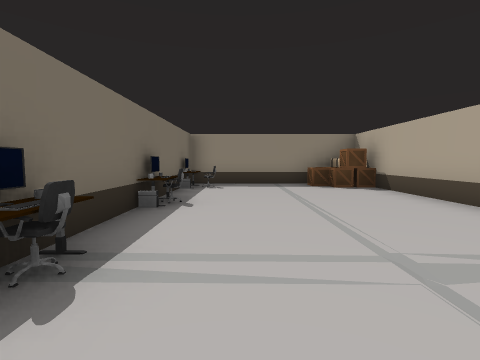
View 1 (above)

24 first-person views from a walk through a scene from a Unity 3-D project. The camera is 1.3 m above the floor, tilts 4° down and sees 85° across. Doors are open. The floor is counted in squares, 2 m on a side. Each view is taken from the middle of a square. On the plan, view 1 faces up. The plan holds only what a view shows up to about 9 squares ahead; the rest is blank. The place goes on beyond the plan. The player character is not drawn.

View 2
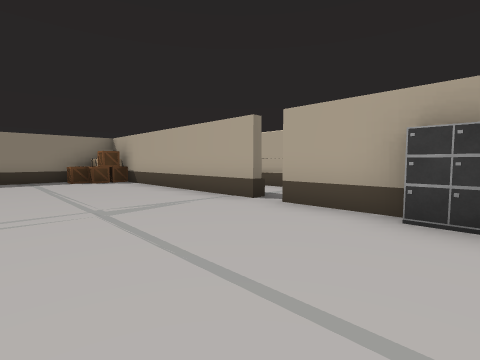

View 3
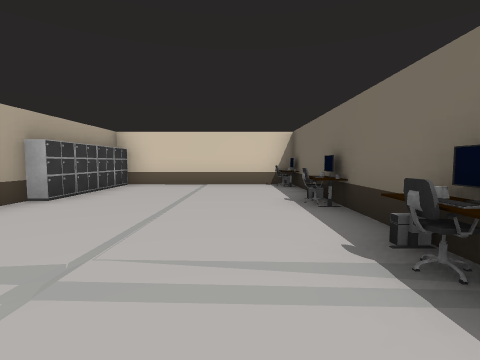

View 4
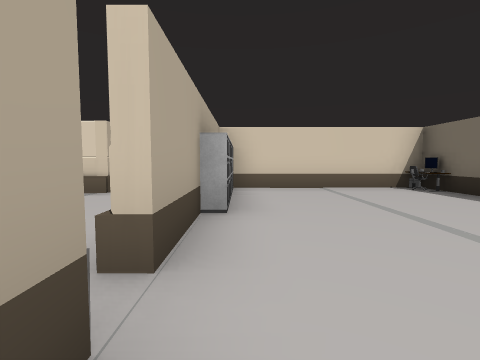

View 5
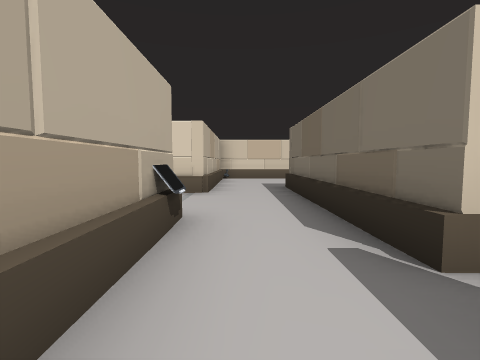

View 6
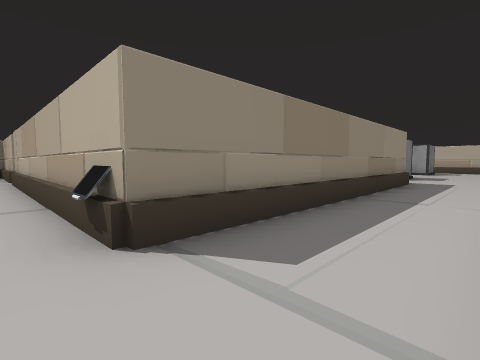

View 7
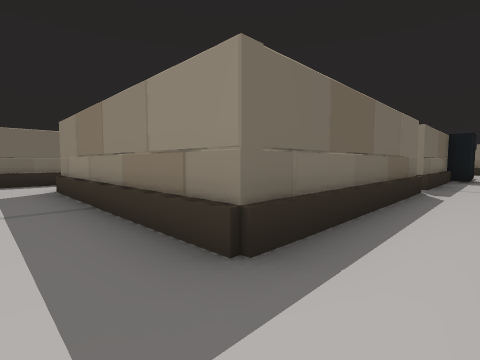

View 8
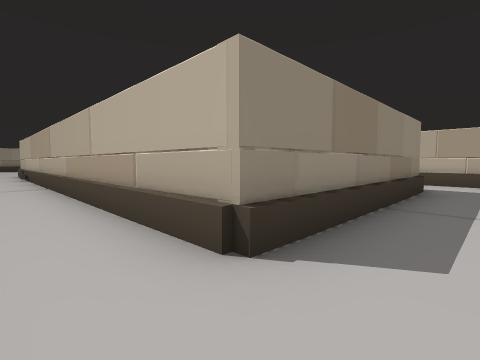

View 9
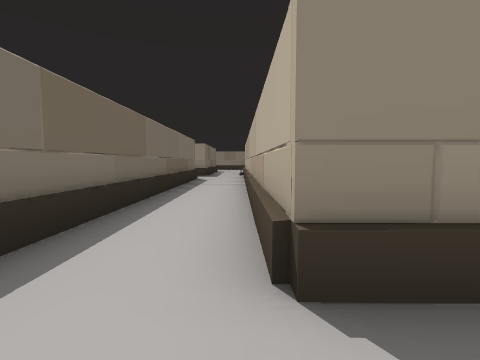

View 10
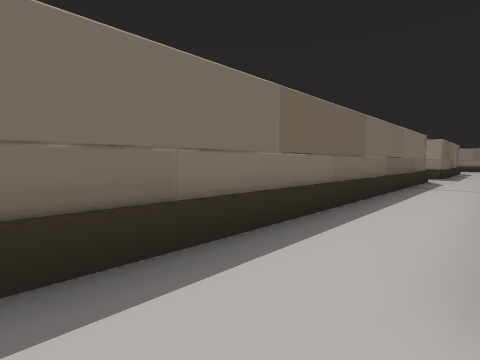

View 11
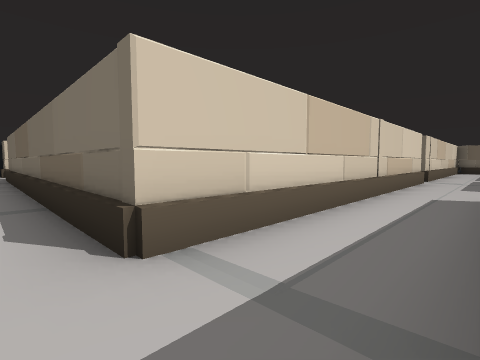

View 12
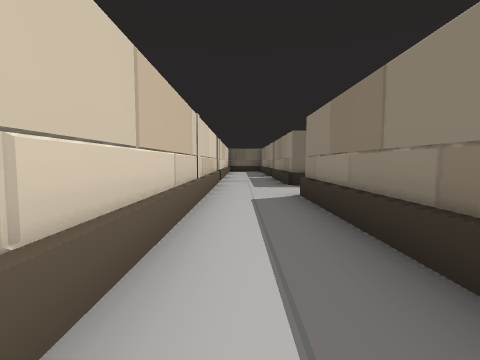

View 13
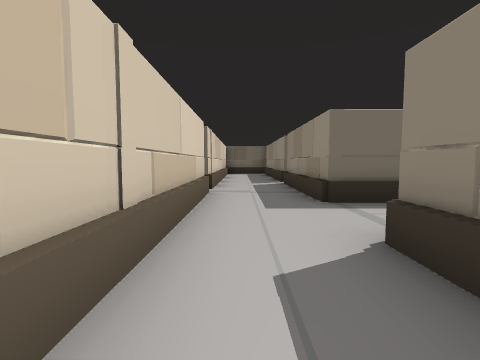

View 14
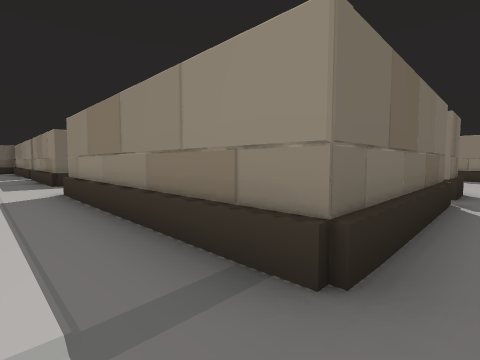

View 15
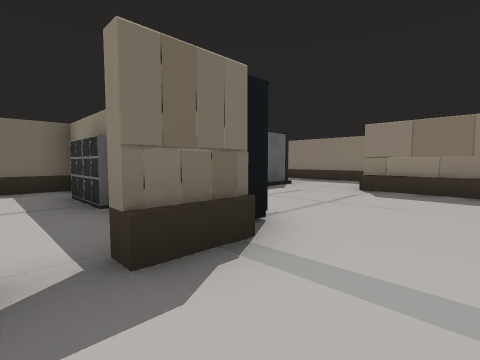

View 16
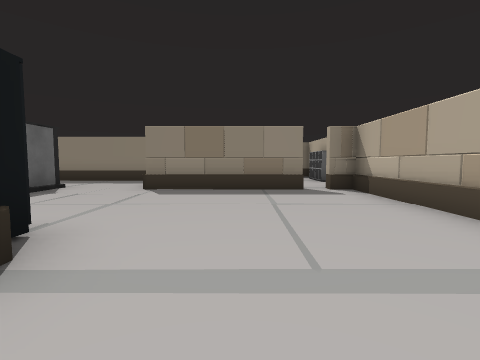

View 17
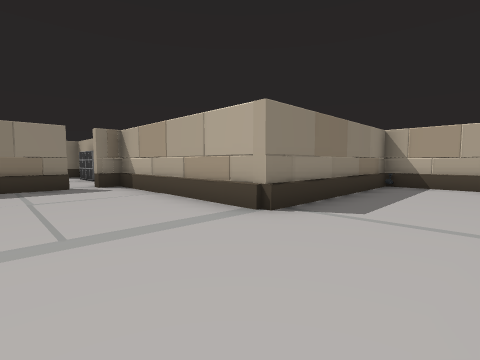

View 18
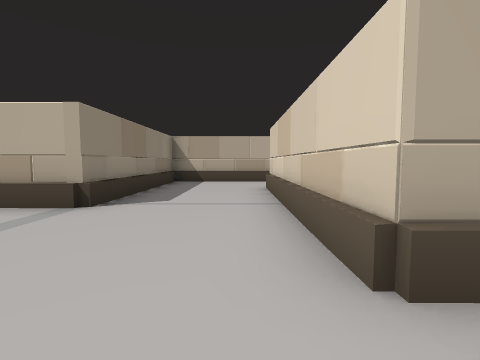

View 19
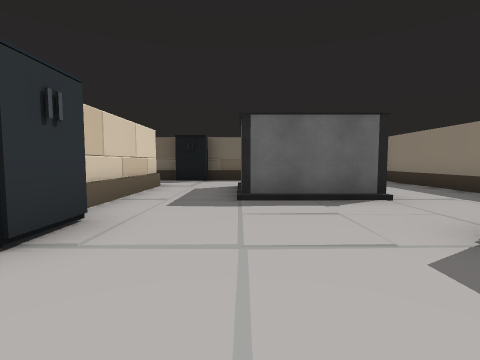

View 20
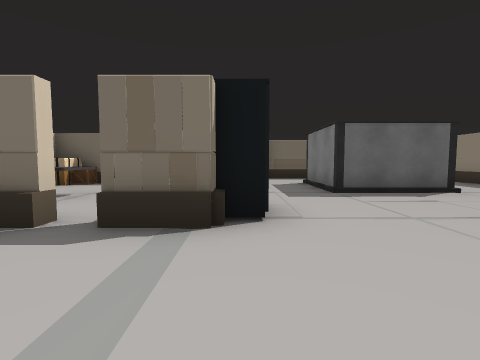

View 21
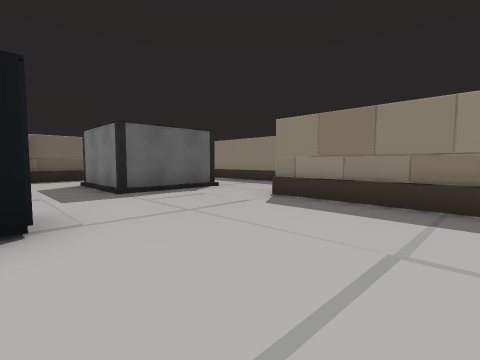

View 22
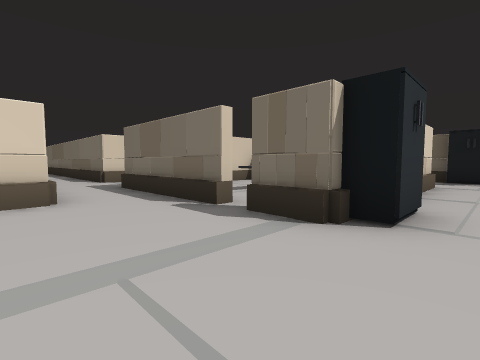

View 23
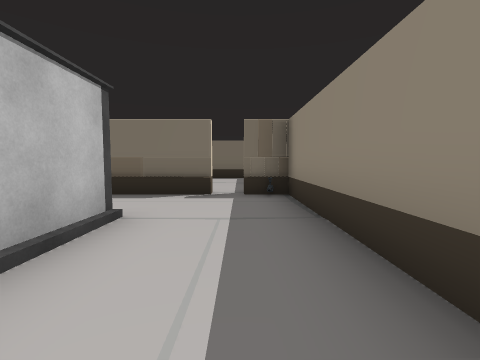

View 24
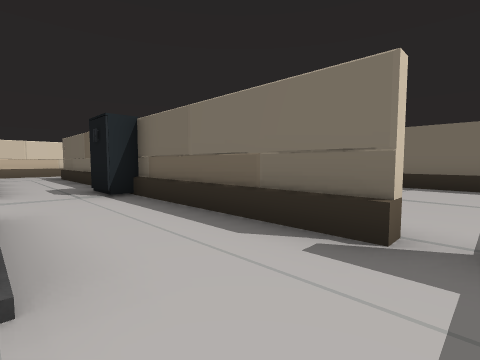

### Floor plan
Points are (right, up) in squares from view 1. A wall is a line through its corners. A room is listed if a view was taken in it or the views show most of it. See-through windows are left out.
Room 1 (views 1, 2, 3, 4)
walls: (3.5, 1.1) (3.5, 6.5); (-1.5, -1.4) (-1.5, -4.5) (3.3, -4.5); (3.5, -1.4) (3.5, 0.5); (-1.5, 6.5) (-1.5, -0.5); (2.5, 8) (-1.5, 8)
ways out: open door at (3.5, 1) to room 2; opening at (-1.5, -1) to room 3
objects: keyboard (-1, 1); other object (-1, 2); other object (-1, 4); chair (0, -4); chair (0, -1); chair (0, 4); box (2, 7); cabinet (3, -4); cabinet (3, -3); cabinet (3, -2)
Room 2 (views 5, 6, 7)
walls: (5.8, -1) (5.8, 7); (3.7, 0.5) (3.7, -4.7) (-1.7, -4.7); (5.8, -6.5) (5.8, -3.5); (3.7, 4.4) (3.7, 1.1)
low walls: (5.6, -1) (5.6, -0.2)
ways out: open door at (3.5, 1) to room 1; opening at (-1, -6) to room 3; opening at (5, 6) to room 5; open door at (6, -2)
objects: cabinet (4, 5)
Room 3 (views 8, 9, 10)
walls: (-1.7, -4.7) (-1.7, 4.5); (-3.8, 4.2) (-3.8, -6)
low walls: (-3.5, 4.2) (-3.5, 2.9)
ways out: opening at (-1.5, -1) to room 1; opening at (-1, -6) to room 2; opening at (-3, 4) to room 4
Room 4 (views 11, 12, 13, 14)
walls: (-3.5, 6.3) (-9.2, 6.3); (-3.8, 6.6) (-3.8, 6.1); (-1.7, 4.5) (-1.7, 5.5); (-8.5, 4.2) (-3.8, 4.2)
ways out: opening at (-3, 4) to room 3; opening at (-8, 5) to room 7; opening at (-3, 6) to room 8
Room 5 (views 15, 16, 17, 18, 19, 20, 21, 22, 23, 24)
walls: (-3.8, 11.6) (-3.8, 10.5); (-3.8, 10) (-3.8, 8.6); (-0.4, 16.3) (-3.8, 16.3); (-1.7, 8.2) (2.5, 8.2); (-7.6, 11.7) (-5.6, 11.7); (-6.5, 16.6) (-6.5, 14) (-7.5, 14); (-5.1, 19) (-11.3, 19) (-11.3, 18); (5.2, 11.3) (0.8, 11.3) (0.8, 16.3) (0.1, 16.3); (-9, 16.5) (-7.5, 16.5); (5.8, 7.6) (5.8, 10.5); (-11.3, 17.4) (-11.3, 16.4)
low walls: (-3.5, 11.6) (-3.5, 10.5); (-3.5, 10) (-3.5, 8.5)
ways out: opening at (5, 6) to room 2; opening at (-10, 16) to room 6; opening at (-8.5, 12.5) to room 6; opening at (-2.5, 8) to room 8; open door at (-11.5, 18); open door at (-4, 10.5); open door at (0, 16); open door at (6, 7.5)
objects: cabinet (-4, 12); box (3, 7); other object (3, 8)
Room 6 (no view inside)
walls: (-9.1, 11.7) (-7.6, 11.7); (-7.5, 14) (-9, 14); (-11.3, 16.4) (-11.3, 7.4)
ways out: opening at (-10, 16) to room 5; opening at (-8.5, 12.5) to room 5; opening at (-10.5, 7) to room 7
objects: cabinet (-11, 12); box (-9, 8) to (-8, 8)
Room 7 (no view inside)
walls: (-11.3, 7.4) (-11.3, 6.4) (-15, 6.4); (-12.6, 4.2) (-9.4, 4.2); (-14.2, 4.2) (-13.2, 4.2); (-15.1, 4.2) (-14.4, 4.2)
low walls: (-11.3, 6.3) (-15, 6.3)
ways out: opening at (-8, 5) to room 4; opening at (-10.5, 7) to room 6; open door at (-15, 6.5); open door at (-13, 4)
Room 8 (no view inside)
walls: (-1.7, 8) (-1.7, 8.2); (-3.8, 8.6) (-3.8, 7.4)
low walls: (-3.5, 8.5) (-3.5, 6.3)
ways out: opening at (-3, 6) to room 4; opening at (-2.5, 8) to room 5
objects: other object (-2, 7)

Positions as (right, up) in squares from view 1, and headings:
1: (0, 0), facing up
2: (0, -2), facing up-right
3: (0, 3), facing down
4: (3, 2), facing down
5: (5, 2), facing down
6: (5, -3), facing up-right
7: (5, -6), facing up-left
8: (-3, -6), facing up-right
9: (-2, -6), facing up
10: (-2, -6), facing up-left
11: (-3, 6), facing down-left
12: (-4, 5), facing left
13: (-7, 5), facing left
14: (-3, 5), facing up-left
15: (-2, 10), facing up-left
16: (-2, 10), facing up
17: (-2, 9), facing up-right
18: (-3, 9), facing right
19: (-2, 14), facing left
20: (-1, 12), facing left
21: (-1, 12), facing up-left
22: (-1, 13), facing down-left
23: (-6, 18), facing left
24: (-9, 18), facing down-left
